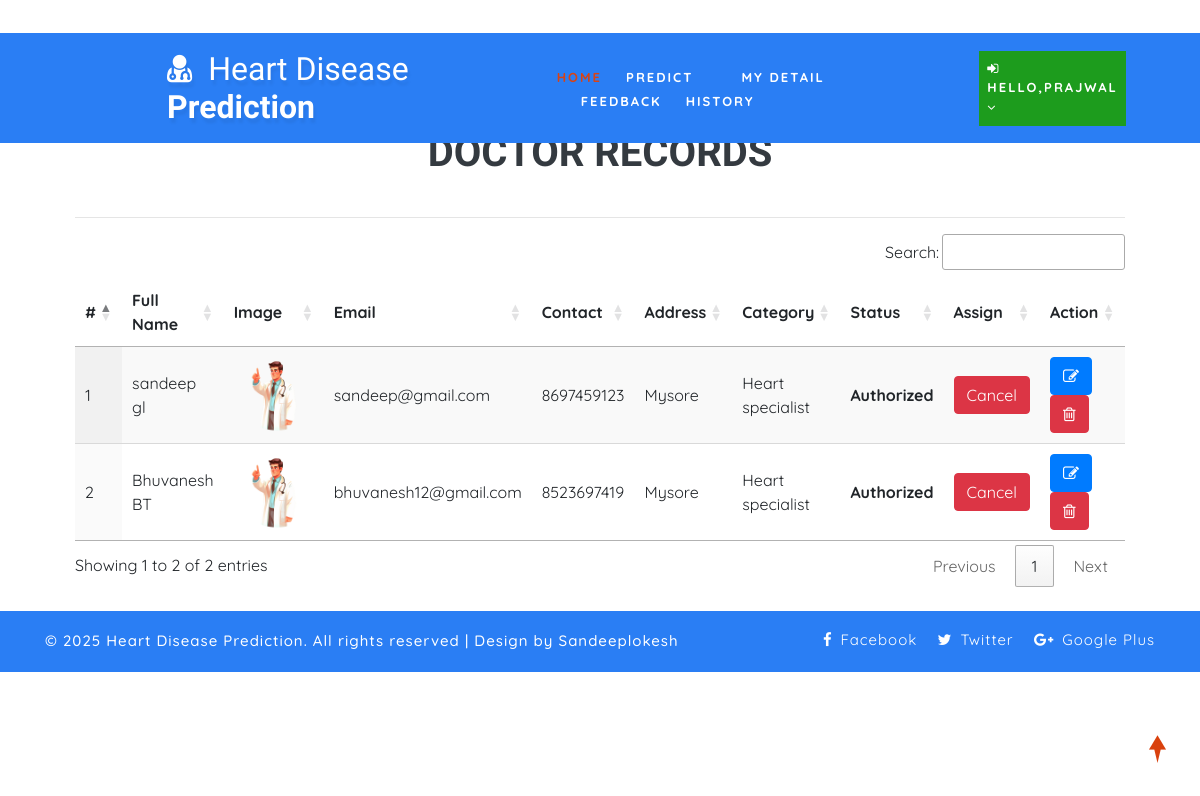
The app's page /view_doctor (signed in) with its own data.
### health/models.py (models this page shows, shortened)
class Doctor(models.Model):
    status = models.IntegerField(choices=DOCTOR_STATUS, null=True)
    user = models.ForeignKey(User, on_delete=models.CASCADE, null=True)
    contact = models.CharField(max_length=100, null=True)
    address = models.CharField(max_length=100, null=True)
    category = models.CharField(max_length=100, null=True)
    doj = models.DateField(null=True)
    dob = models.DateField(null=True)
    image = models.FileField(null=True, blank=True)

### health/views.py (the view)
# urls.py: path('view_doctor', View_Doctor, name="view_doctor"),
@login_required(login_url="login")
def View_Doctor(request):
    return render(request, 'view_doctor.html', {'doc': Doctor.objects.all()})

### health/templates/view_doctor.html (shortened to what this page needs)
{% extends 'index.html' %}
{% load static %}
{% block body %}
<div class="container-fluid" style="width:90%;margin-top:8%">
                    <div class="container-fluid">
                        <h1 align="center"class="w3ls-title text-uppercase text-dark font-weight-bold">Doctor Records</h1><br>
                         </div><hr>
                                <table id="example" class="display" style="width:100%">
                                  <thead>
                                    <tr>
                                      <th>#</th>
                                      <th>Full Name</th>
                                      <th>Image</th>
                                      <th>Email</th>
                                      <th>Contact</th>
                                      <th>Address</th>
                                      <th>Category</th>
                                      <th>Status</th>
                                      <th>Assign</th>
                                      <th>Action</th>
                                  </tr>
                              </thead>
                              <tbody>
                              {% for i in doc %}
                                <tr>
                                  <td>{{forloop.counter}}</td>
                                  <td>{{i.user.first_name}} {{i.user.last_name}}</td>
                                  <td><img src="{{i.image.url}}" style="width:80px;height:80px"></td>
                                  <td>{{i.user.email}}</td>
                                  <td>{{i.contact}}</td>
                                  <td>{{i.address}}</td>
                                  <td>{{i.category}}</td>
                                  <td>
                                      {% if i.status == 1 %}
                                      <b>Authorized</b>
                                  {% else %}
                                      <b>Unauthorized</b>
                                      {% endif %}
                                  </td>
                                    <td>{% if i.status == 1 %}
                                        <a href="{% url 'assign_status' i.id %}" onclick="return confirm('Do you want to withdraw approval to doctor : {{i.user.first_name}}?')"><button class="btn btn-danger">Cancel</button></a>
                                        {% else %}
                                        <a href="{% url 'assign_status' i.id %}" onclick="return confirm('Do you want to give approve to doctor : {{i.user.first_name}}?')"><button class="btn btn-success">Assign</button></a>
                                        {% endif %}
                                    </td>
                                    <td style="width:150px">
                                      <a href="{% url 'change_doctor' i.id %}" ><button class="btn btn-primary"><i class="fa fa-edit"></i></button></a>
                                      <a href="{% url 'delete_doctor' i.id %}" ><button class="btn btn-danger" onclick="return confirm('Are you sure?')"><i class="fa fa-trash-o"></i></button></a></td>
                              </tr>
                              {% endfor %}
                          </tbody>
                      </table>
                  </div>
{% endblock %}

### health/templates/index.html (shortened to what this page needs)
<!DOCTYPE html>
{% load static %}
<html lang="zxx">
<head>
	<link rel="stylesheet" href="{% static 'css/bootstrap.css' %}">
	<link href="{% static 'css/css_slider.css' %}" type="text/css" rel="stylesheet" media="all">
	<link rel="stylesheet" href="{% static 'css/style.css' %}" type="text/css" media="all" />
	<link href="{% static 'css/font-awesome.min.css' %}" rel="stylesheet">
<link rel='stylesheet' type='text/css' href="https://cdn.datatables.net/1.10.21/css/jquery.dataTables.min.css">
<link rel='stylesheet' type='text/css' href="https://cdn.datatables.net/buttons/1.6.2/css/buttons.dataTables.min.css">
</head>
<body>
	<div id="home" style="margin-bottom:2%">
		<header>
			<div class="top-bar py-3">
				<div class="container">
					<div class="row">
						<div class="col-xl-7 col-lg-6 col-md-4 top-social-agile text-md-right text-center mt-md-0 mt-2">
							<div class="row">
								<div class="col-xl-3 col-lg-4 col-6 top-w3layouts p-md-0 text-right">
								</div>
								<div class="col-xl-3 col-lg-4 col-6 header-w3layouts text-md-right text-left">
								</div>
							</div>
						</div>
					</div>
				</div>
			</div>
		</header>
		<div class="main-top" style="background:rgb(42, 126, 244)">
			<div class="container-fluid">
				<div class="header d-md-flex justify-content-between align-items-center py-3">
					<div id="logo" style="margin-left:13%">
						<h1>
							<a href="index.html">
								<span class="fa fa-user-md mr-2"></span>
								<span class="logo-sp">Heart Disease</span> Prediction
							</a>
						</h1>
					</div>
					{% if request.user.is_staff %}
					<div class="nav_w3ls" style="margin-right:4%">
						<nav>
							<label for="drop1" class="toggle">Menu</label>
							<input type="checkbox" id="drop1" />
							<ul class="menu" style="padding:15px;width:100%">
								<li class="mx-lg-4 mx-md-3 my-md-0 my-2"><a href="{% url 'admin_home' %}" >Home</a></li>
								<li>
									<label for="drop-2" class="toggle toogle-2"> <span class="fa fa-angle-down" aria-hidden="true"></span>
									</label>
									<a href="#"> Doctor <span class="fa fa-angle-down" aria-hidden="true"></span></a>
									<ul style="margin-top:2%;width:40%;margin-right:0%">
										<li style="width:100%;"><a href="/add_doctor" class="drop-text">Add Doctor</a></li>
										<li style="width:100%;"><a href="/view_doctor" class="drop-text">View Doctor</a></li>
									</ul>
								</li>
								<li class="mx-lg-4 mx-md-3 my-md-0 my-2"><a href="/view_patient">Patient</a></li>
								<li class="mx-lg-4 mx-md-3 my-md-0 my-2">
									<a href="/view_search_pat">Searched Data</a></li>
								<li><a href="/view_feedback">Feedback</a></li>
							</ul>
						</nav>
					</div>
					<div class="nav_w3ls" style="margin-right:3%">
						<nav>
							<label for="drop2" class="toggle">Menu</label>
							<input type="checkbox" id="drop2" />
							<ul class="menu">
								<li class="mx-lg-4 mx-md-3 my-md-0 my-2" style="background:red;padding:8px">
									<label for="drop-2" class="toggle toogle-2"> <span class="fa fa-angle-down" aria-hidden="true"></span>
									</label>
									<a href="#"><i class="fa fa-user"></i> {{request.user.username}} <span class="fa fa-angle-down" aria-hidden="true"></span></a>
									<ul style="margin-top:10%;width:80%;margin-right:5%">
										<li style="width:100%;"><a href="{% url 'change_password' %}" class="drop-text">Password</a></li>
										<li style="width:100%;"><a href="{% url 'logout' %}" class="drop-text">Logout</a></li>
									</ul>
								</li>
							</ul>
						</nav>
					</div>
					{% elif request.user.patient_set.all.0 %}
					<div class="nav_w3ls" style="margin-left:5%;font-weight:bold">
						<nav>
							<ul class="menu" style="padding:15px;width:100%">
								<li><a href="{% url 'patient_home' %}" class="active">Home</a></li>
								<li class="mx-lg-4 mx-md-3 my-md-0 my-2"><a href="/add_heartdetail">Predict</a></li>
								<li class="mx-lg-4 mx-md-3 my-md-0 my-2"><a href="/profile_doctor">My Detail</a></li>
								<li class="mx-lg-4 mx-md-3 my-md-0 my-2"><a href="/sent_feedback">Feedback</a></li>
								<li><a href="/view_search_pat">History</a></li>
							</ul>
						</nav>
					</div>
					<div class="nav_w3ls" style="margin-right:3%">
						<nav>
							<ul class="menu">
								<li class="mx-lg-4 mx-md-3 my-md-0 my-2" style="background:#1d9c1d;padding:8px">
									<a href="#"><i class="fa fa-sign-in"></i> Hello,{{request.user.username}} <span class="fa fa-angle-down" aria-hidden="true"></span></a>
								</li>
							</ul>
						</nav>
					</div>
					{% endif %}
				</div>
			</div>
		</div>
		{% block body %}
		{% endblock %}
	</div>
	<div class="copy-w3pvt" style="background:rgb(42, 126, 244);color:white">
		<div class="container py-3">
			<div class="row">
				<div class="col-lg-7 w3ls_footer_grid1_left text-lg-left text-center">
					<p style="color:white">&copy; 2025 Heart Disease Prediction. All rights reserved | Design by Sandeeplokesh</a>
					</p>
				</div>
				<div class="col-lg-5 w3ls_footer_grid_left1_pos text-lg-right text-center mt-lg-0 mt-2">
					<ul style="color:white">
						<li>
							<a href="#" style="color:white" class="facebook">
								<span class="fa fa-facebook-f mr-2"></span>Facebook</a>
						</li>
						<li class="mx-3">
							<a href="#" style="color:white" class="twitter">
								<span class="fa fa-twitter mr-2"></span>Twitter</a>
						</li>
						<li>
							<a href="#" style="color:white" class="google">
								<span class="fa fa-google-plus mr-2"></span>Google Plus</a>
						</li>
					</ul>
				</div>
			</div>
		</div>
	</div>
	<a href="#home" style="color:white" class="move-top text-center"></a>
</body>
</html>

### health/static/css/style.css (style rules this page uses)
body { padding: 0; margin: 0; background: #FFF; font-family: 'Quicksand', sans-serif; }
body a, body button { transition: 0.5s all; -webkit-transition: 0.5s all; -moz-transition: 0.5s all; -o-transition: 0.5s all; -ms-transition: 0.5s all; text-decoration: none; }
html { scroll-behavior: smooth; }
h1, h2, h3, h4, h5, h6 { margin: 0; padding: 0; font-family: 'Mukta', sans-serif; }
p { margin: 0; padding: 0; font-size: 15px; letter-spacing: 1px; line-height: 1.9; color: #999; font-family: 'Quicksand', sans-serif; }
ul, ol { margin: 0; padding: 0; }
a.move-top { width: 34px; height: 34px; background: url(../images/move-top.png) no-repeat; display: inline-block; position: fixed; bottom: 4%; right: 2%; z-index: 0; }
#home { position: relative; }
.main-top { position: absolute; z-index: 999; width: 100%; background: rgba(0, 0, 0, 0.4); }
nav { margin: 0; padding: 0; }
#logo a { float: left; display: initial; font-weight: 700; font-size: 32px; color: #fff; text-shadow: 2px 5px 3px rgba(0, 0, 0, 0.06); padding: 0; }
span.logo-sp { font-weight: 100; }
nav:after { content: ""; display: table; clear: both; }
nav ul { float: right; padding: 0; margin: 0; list-style: none; position: relative; }
nav ul li { margin: 0px; display: inline-block; float: left; }
nav a { padding: 0; color: #fff; font-size: 13px; letter-spacing: 2px; font-weight: 700; text-transform: uppercase; display: inline-block; transition: 0.5s all; -webkit-transition: 0.5s all; -moz-transition: 0.5s all; -o-transition: 0.5s all; -ms-transition: 0.5s all; }
.menu li a.active, .menu li a:hover { color: #2196f3; transition: 0.5s all; -webkit-transition: 0.5s all; -moz-transition: 0.5s all; -o-transition: 0.5s all; -ms-transition: 0.5s all; color: #d84315; }
li>a:only-child:after { content: ''; }
.w3ls_footer_grid_left1_pos ul li, ul.list-part li { display: inline-block; }
.w3ls_footer_grid_left1_pos ul li a { color: #000; text-decoration: none; letter-spacing: 1px; font-size: 15px; }
.w3ls_footer_grid1_left p { color: #484848; font-weight: 500; }

### records on screen
Doctor: user.first_name "sandeep", user.last_name "gl", image (picture), user.email "sandeep@gmail.com", contact "8697459123", address "Mysore", category "Heart specialist", status "Authorized"
Doctor: user.first_name "Bhuvanesh", user.last_name "BT", image (picture), user.email "bhuvanesh12@gmail.com", contact "8523697419", address "Mysore", category "Heart specialist", status "Authorized"

### other values on screen
{{ request.user.username }} "PRAJWAL"
